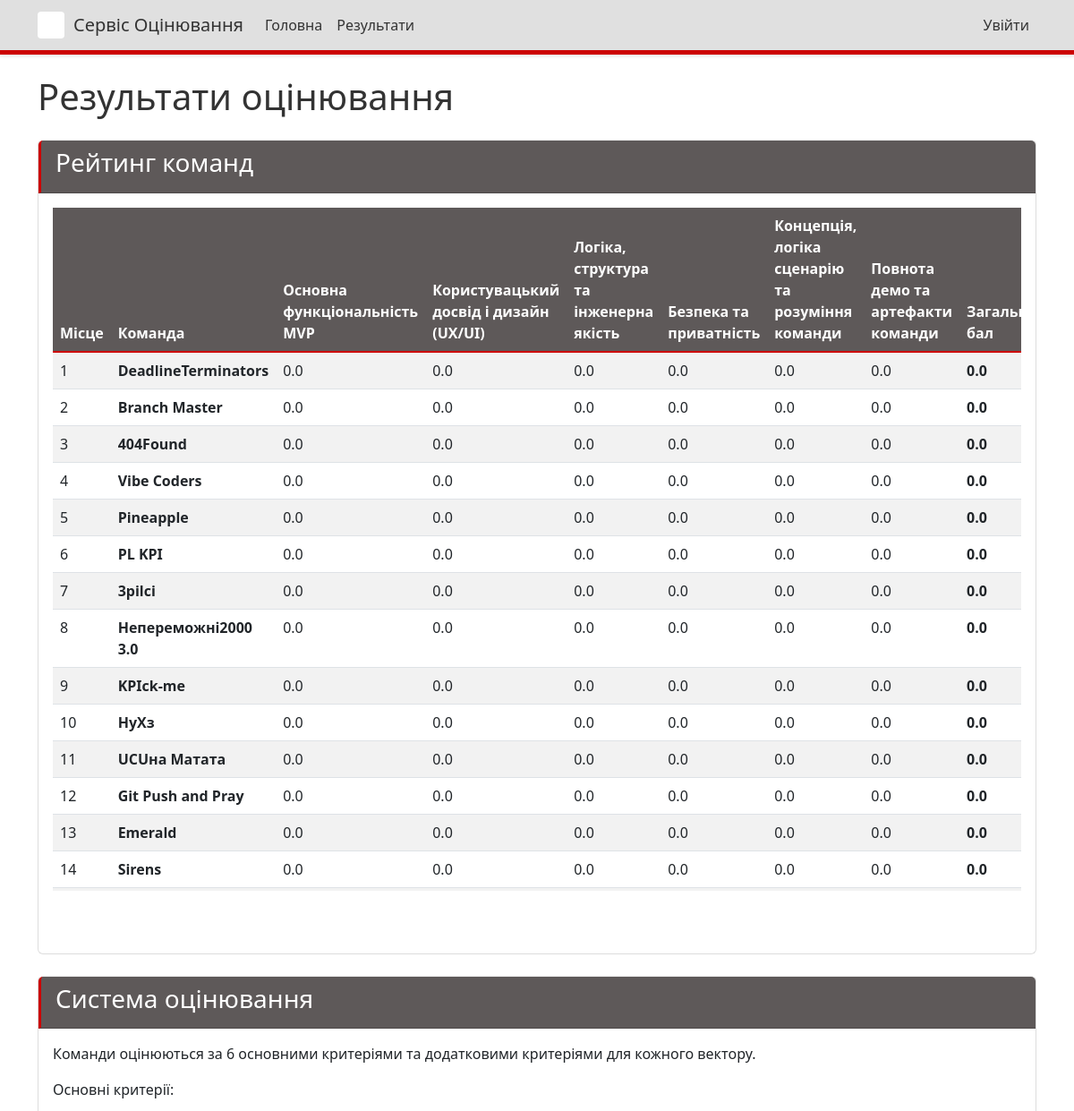
/results/ (upper part), run on an earlier commit of the app's database.
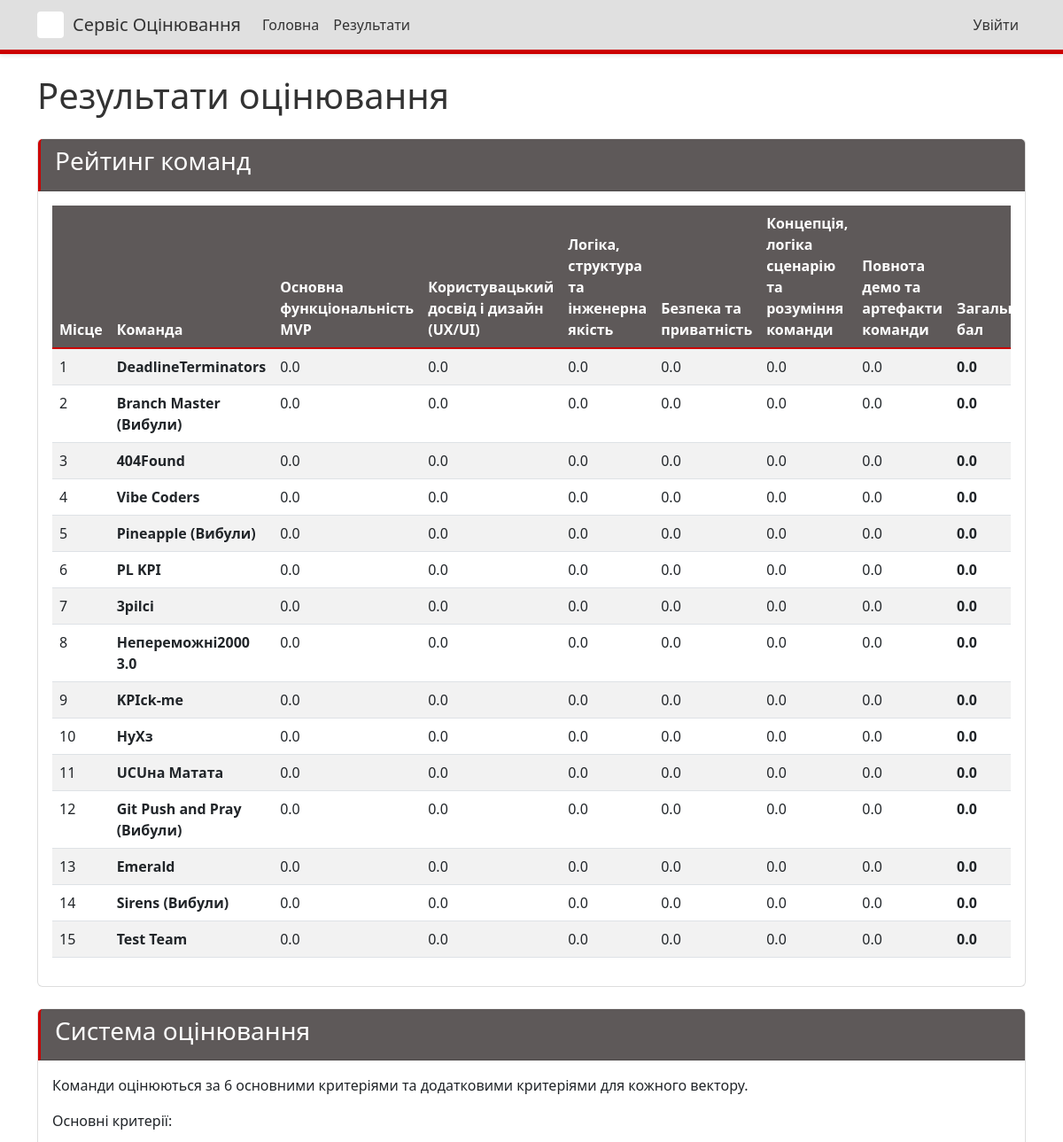
And on a later commit of the database.
### judging/models.py (models this page shows, shortened)
class Team(models.Model):
    name = models.CharField(max_length=100)
    description = models.TextField(blank=True)
    members = models.TextField(blank=True, help_text="List of team members, one per line")
    members_info = models.TextField(blank=True, help_text="Additional information about team members in format: Student - leader, university, year of study")
    service = models.CharField(max_length=1, choices=SERVICE_CHOICES, blank=True, null=True, help_text="Service vector for the team")
    def get_average_scores(self):
        main_criteria = Criteria.objects.filter(type='main')
        bonus_criteria = []
        if self.service:
            if self.service == 'A':
                bonus_criteria = Criteria.objects.filter(type='bonus_a')
            elif self.service == 'B':
                bonus_criteria = Criteria.objects.filter(type='bonus_b')
            elif self.service == 'C':
                bonus_criteria = Criteria.objects.filter(type='bonus_c')
        all_criteria = list(main_criteria) + list(bonus_criteria)
        avg_scores = {}
        for criteria in all_criteria:
            scores = Score.objects.filter(team=self, criteria=criteria)
            total_judges = scores.count()
            if total_judges > 0:
                avg_value = scores.aggregate(Avg('value'))['value__avg']
                avg_scores[criteria.name] = avg_value
            else:
                avg_scores[criteria.name] = 0
        return avg_scores
    def get_total_score(self):
        avg_scores = self.get_average_scores()
        return sum(avg_scores.values())

class Criteria(models.Model):
    name = models.CharField(max_length=100)
    description = models.TextField(blank=True)
    type = models.CharField(max_length=7, choices=CRITERIA_TYPES, default='main', help_text="Type of criteria (main or bonus)")
    service = models.CharField(max_length=1, choices=SERVICE_CHOICES, blank=True, null=True, help_text="Service vector this criteria applies to (for bonus criteria)")
    max_score = models.FloatField(default=10, help_text="Maximum possible score for this criterion")
    points = models.FloatField(default=0, help_text="Legacy field - Points awarded when this criterion is checked")
    class Meta:
        verbose_name_plural = "Criteria"

### judging/views.py (the view)
# urls.py: path('results/', views.results, name='results'),
def results(request):
    teams = Team.objects.all()
    main_criteria = Criteria.objects.filter(type='main')
    bonus_criteria_by_service = {
        'A': list(Criteria.objects.filter(type='bonus_a')),
        'B': list(Criteria.objects.filter(type='bonus_b')),
        'C': list(Criteria.objects.filter(type='bonus_c')),
    }
    results = []
    for team in teams:
        team_criteria = list(main_criteria)
        if team.service:
            team_criteria.extend(bonus_criteria_by_service.get(team.service, []))
        avg_scores = team.get_average_scores()
        total_score = team.get_total_score()
        team_data = {
            'team': team,
            'avg_scores': avg_scores,
            'total_score': total_score,
            'service': team.get_service_display() if team.service else "Не вибрано",
        }
        results.append(team_data)
    results.sort(key=lambda x: x['total_score'], reverse=True)
    criteria_list = list(main_criteria)
    context = {
        'results': results,
        'main_criteria': main_criteria,
        'bonus_criteria_by_service': bonus_criteria_by_service,
        'criteria_list': criteria_list,
    }
    return render(request, 'judging/results.html', context)

### judging/templatetags/custom_filters.py (called while the page is built)
@register.filter
def get_item(dictionary, key):
    return dictionary.get(key)

### judging/templates/judging/results.html (shortened to what this page needs)
{% extends 'judging/base.html' %}
{% load custom_filters %}
{% block content %}
<h1 class="mb-4">Результати оцінювання</h1>
<div class="card mb-4">
    <div class="card-header">
        <h3>Рейтинг команд</h3>
    </div>
    <div class="card-body">
        {% if results %}
            <div class="table-responsive">
                <table class="table table-striped table-hover">
                    <thead>
                        <tr>
                            <th>Місце</th>
                            <th>Команда</th>
                            {% for criteria in criteria_list %}
                                <th>{{ criteria.name }}</th>
                            {% endfor %}
                            <th>Загальний бал</th>
                        </tr>
                    </thead>
                    <tbody>
                        {% for result in results %}
                            <tr>
                                <td>{{ forloop.counter }}</td>
                                <td>
                                    <strong>{{ result.team.name }}</strong>
                                </td>
                                {% for criteria in criteria_list %}
                                    <td>{{ result.avg_scores|get_item:criteria.name|floatformat:1 }}</td>
                                {% endfor %}
                                <td><strong>{{ result.total_score|floatformat:1 }}</strong></td>
                            </tr>
                        {% endfor %}
                    </tbody>
                </table>
            </div>
        {% else %}
            <div class="alert alert-info">
                Результати оцінювання ще не доступні.
            </div>
        {% endif %}
    </div>
</div>
<div class="card">
    <div class="card-header">
        <h3>Система оцінювання</h3>
    </div>
    <div class="card-body">
        <p>Команди оцінюються за 6 основними критеріями та додатковими критеріями для кожного вектору.</p>
        <p>Основні критерії:</p>
    </div>
</div>
{% endblock %}

What changed in the data, as far as the page shows it:
changed Team: team.name "Branch Master" → "Branch Master (Вибули)"
changed Team: team.name "Pineapple" → "Pineapple (Вибули)"
changed Team: team.name "Git Push and Pray" → "Git Push and Pray (Вибули)"
changed Team: team.name "Sirens" → "Sirens (Вибули)"
now on this page (row unchanged): Team: team.name "Test Team", total_score "0.0", Criteria (avg_scores|get_item "0.0"), Criteria (avg_scores|get_item "0.0"), Criteria (avg_scores|get_item "0.0"), Criteria (avg_scores|get_item "0.0"), Criteria (avg_scores|get_item "0.0"), Criteria (avg_scores|get_item "0.0")
